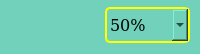
         <widget class="QFrame" name="frame_zoom">
          <property name="sizePolicy">
           <sizepolicy hsizetype="Fixed" vsizetype="Fixed">
            <horstretch>0</horstretch>
            <verstretch>0</verstretch>
           </sizepolicy>
          </property>
          <property name="minimumSize">
           <size>
            <width>200</width>
            <height>50</height>
           </size>
          </property>
          <property name="styleSheet">
           <string notr="true">background-color: #71D1BA;   
border-radius: 10px;</string>
          </property>
          <property name="frameShape">
           <enum>QFrame::StyledPanel</enum>
          </property>
          <property name="frameShadow">
           <enum>QFrame::Raised</enum>
          </property>
          <widget class="QPushButton" name="btn_ZOom_out">
           <property name="geometry">
            <rect>
             <x>55</x>
             <y>5</y>
             <width>40</width>
             <height>40</height>
            </rect>
           </property>
           <property name="sizePolicy">
            <sizepolicy hsizetype="Fixed" vsizetype="Fixed">
             <horstretch>0</horstretch>
             <verstretch>0</verstretch>
            </sizepolicy>
           </property>
           <property name="minimumSize">
            <size>
             <width>40</width>
             <height>30</height>
            </size>
           </property>
           <property name="styleSheet">
            <string notr="true">QPushButton{ background-color :  #71D1BA;}
QPushButton::pressed{ background-color : #71AED1; }
border-radius: 10px;</string>
           </property>
           <property name="text">
            <string/>
           </property>
           <property name="icon">
            <iconset>
             <normaloff>../src/images/zoom-in.png</normaloff>../src/images/zoom-in.png</iconset>
           </property>
           <property name="iconSize">
            <size>
             <width>40</width>
             <height>40</height>
            </size>
           </property>
           <property name="shortcut">
            <string>=</string>
           </property>
          </widget>
          <widget class="QPushButton" name="btn_Zoom_in">
           <property name="geometry">
            <rect>
             <x>5</x>
             <y>5</y>
             <width>40</width>
             <height>40</height>
            </rect>
           </property>
           <property name="sizePolicy">
            <sizepolicy hsizetype="Fixed" vsizetype="Fixed">
             <horstretch>0</horstretch>
             <verstretch>0</verstretch>
            </sizepolicy>
           </property>
           <property name="minimumSize">
            <size>
             <width>40</width>
             <height>30</height>
            </size>
           </property>
           <property name="styleSheet">
            <string notr="true">QPushButton{ background-color :  #71D1BA;}
QPushButton::pressed{ background-color : #71AED1; }
border-radius: 10px;</string>
           </property>
           <property name="text">
            <string/>
           </property>
           <property name="icon">
            <iconset>
             <normaloff>../src/images/zoom-out.png</normaloff>../src/images/zoom-out.png</iconset>
           </property>
           <property name="iconSize">
            <size>
             <width>40</width>
             <height>40</height>
            </size>
           </property>
           <property name="shortcut">
            <string>-</string>
           </property>
          </widget>
          <widget class="QComboBox" name="comboBox_zoom">
           <property name="geometry">
            <rect>
             <x>105</x>
             <y>7</y>
             <width>85</width>
             <height>36</height>
            </rect>
           </property>
           <property name="font">
            <font>
             <family>DejaVu Serif</family>
             <pointsize>12</pointsize>
            </font>
           </property>
           <property name="styleSheet">
            <string notr="true">border-radius: 5px;
border : 2px solid black;
QComboBox::editable:pressed
border : 2px solid;
border-color : yellow
</string>
           </property>
           <item>
            <property name="text">
             <string>50%</string>
            </property>
           </item>
           <item>
            <property name="text">
             <string>75%</string>
            </property>
           </item>
           <item>
            <property name="text">
             <string>90%</string>
            </property>
           </item>
           <item>
            <property name="text">
             <string>100%</string>
            </property>
           </item>
           <item>
            <property name="text">
             <string>120%</string>
            </property>
           </item>
           <item>
            <property name="text">
             <string>150%</string>
            </property>
           </item>
           <item>
            <property name="text">
             <string>175%</string>
            </property>
           </item>
           <item>
            <property name="text">
             <string>200%</string>
            </property>
           </item>
          </widget>
         </widget>
